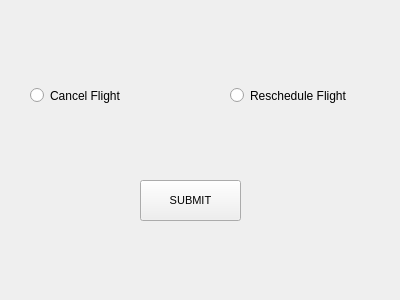
<?xml version="1.0" encoding="UTF-8"?>
<ui version="4.0">
 <class>Form</class>
 <widget class="QWidget" name="Form">
  <property name="geometry">
   <rect>
    <x>0</x>
    <y>0</y>
    <width>400</width>
    <height>300</height>
   </rect>
  </property>
  <property name="windowTitle">
   <string>Over 2 Hours</string>
  </property>
  <widget class="QRadioButton" name="cancelbutton">
   <property name="geometry">
    <rect>
     <x>30</x>
     <y>70</y>
     <width>131</width>
     <height>51</height>
    </rect>
   </property>
   <property name="autoFillBackground">
    <bool>true</bool>
   </property>
   <property name="text">
    <string>Cancel Flight</string>
   </property>
  </widget>
  <widget class="QPushButton" name="submitbutton">
   <property name="geometry">
    <rect>
     <x>140</x>
     <y>180</y>
     <width>101</width>
     <height>41</height>
    </rect>
   </property>
   <property name="font">
    <font>
     <pointsize>8</pointsize>
    </font>
   </property>
   <property name="text">
    <string>SUBMIT</string>
   </property>
  </widget>
  <widget class="QRadioButton" name="reschedulebutton">
   <property name="geometry">
    <rect>
     <x>230</x>
     <y>70</y>
     <width>131</width>
     <height>51</height>
    </rect>
   </property>
   <property name="autoFillBackground">
    <bool>true</bool>
   </property>
   <property name="text">
    <string>Reschedule Flight</string>
   </property>
  </widget>
 </widget>
 <resources/>
 <connections/>
</ui>
